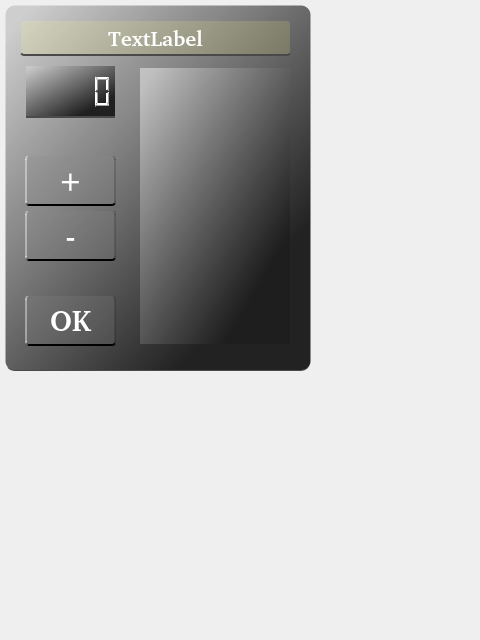
<?xml version="1.0" encoding="UTF-8"?>
<ui version="4.0">
 <class>Form</class>
 <widget class="QWidget" name="Form">
  <property name="geometry">
   <rect>
    <x>0</x>
    <y>0</y>
    <width>480</width>
    <height>640</height>
   </rect>
  </property>
  <property name="windowTitle">
   <string>Form</string>
  </property>
  <widget class="QFrame" name="kvOffsetModifyForm">
   <property name="geometry">
    <rect>
     <x>5</x>
     <y>5</y>
     <width>306</width>
     <height>366</height>
    </rect>
   </property>
   <property name="styleSheet">
    <string notr="true">color: rgb(255, 255, 255);
background-image:url(/transparent.png);
background-color: qlineargradient(spread:pad, x1:0.75, y1:0.824, x2:0.037, y2:0.05, stop:0 rgba(30,30,30, 250), stop:1 rgba(200, 200, 200, 220));
border: 1px solid  rgb(74, 74, 74);
border-radius:10px;
border-right-color: rgba(255, 255, 153,0);
border-left-color: rgba(255, 255, 153,0);
border-top-color: rgba(255, 255, 153,0);
</string>
   </property>
   <property name="frameShape">
    <enum>QFrame::StyledPanel</enum>
   </property>
   <property name="frameShadow">
    <enum>QFrame::Raised</enum>
   </property>
   <widget class="QLabel" name="testo">
    <property name="geometry">
     <rect>
      <x>15</x>
      <y>15</y>
      <width>271</width>
      <height>36</height>
     </rect>
    </property>
    <property name="font">
     <font>
      <family>Bitstream Charter</family>
      <pointsize>16</pointsize>
      <weight>75</weight>
      <bold>true</bold>
     </font>
    </property>
    <property name="styleSheet">
     <string notr="true">color: rgb(255, 255, 255);
background-image:url(/transparent.png);
background-color: rgba(255, 251, 123,40);
border: 2px solid  rgb(74, 74, 74);
border-radius:4px;
border-right-color: rgba(255, 255, 153,0);
border-left-color: rgba(255, 255, 153,0);
border-top-color: rgba(255, 255, 153,0);
</string>
    </property>
    <property name="text">
     <string notr="true">TextLabel</string>
    </property>
    <property name="alignment">
     <set>Qt::AlignCenter</set>
    </property>
   </widget>
   <widget class="QLCDNumber" name="display">
    <property name="geometry">
     <rect>
      <x>20</x>
      <y>60</y>
      <width>91</width>
      <height>53</height>
     </rect>
    </property>
    <property name="styleSheet">
     <string notr="true">color: rgb(255, 255, 255);
background-image:url(/transparent.png);
background-color: qrgba(0, 0, 0, 100);
border: 2px solid  rgb(74, 74, 74);
border-radius:1px;
border-right-color: rgba(255, 255, 153,0);
border-left-color: rgba(255, 255, 153,0);
border-top-color: rgba(255, 255, 153,0);
</string>
    </property>
   </widget>
   <widget class="QPushButton" name="pushDecButton">
    <property name="geometry">
     <rect>
      <x>20</x>
      <y>205</y>
      <width>91</width>
      <height>51</height>
     </rect>
    </property>
    <property name="font">
     <font>
      <family>Bitstream Charter</family>
      <pointsize>22</pointsize>
      <weight>75</weight>
      <italic>false</italic>
      <bold>true</bold>
     </font>
    </property>
    <property name="styleSheet">
     <string notr="true">color: rgb(255, 255, 255);
background-image:url(/transparent.png);
background-color: rgba(139, 139, 139, 50);
border: 2px solid  rgb(0, 0, 0);
border-radius:4px;
border-right-color: rgba(0, 0, 0,40);
border-left-color: rgba(255, 255, 255,100);
border-top-color: rgba(255, 255, 153,0);
</string>
    </property>
    <property name="text">
     <string notr="true">-</string>
    </property>
    <property name="autoRepeat">
     <bool>true</bool>
    </property>
    <property name="autoRepeatDelay">
     <number>1000</number>
    </property>
    <property name="autoRepeatInterval">
     <number>500</number>
    </property>
   </widget>
   <widget class="QPushButton" name="pushIncButton">
    <property name="geometry">
     <rect>
      <x>20</x>
      <y>150</y>
      <width>91</width>
      <height>51</height>
     </rect>
    </property>
    <property name="font">
     <font>
      <family>Bitstream Charter</family>
      <pointsize>22</pointsize>
      <weight>75</weight>
      <italic>false</italic>
      <bold>true</bold>
     </font>
    </property>
    <property name="styleSheet">
     <string notr="true">color: rgb(255, 255, 255);
background-image:url(/transparent.png);
background-color: rgba(139, 139, 139, 50);
border: 2px solid  rgb(0, 0, 0);
border-radius:4px;
border-right-color: rgba(0, 0, 0,40);
border-left-color: rgba(255, 255, 255,100);
border-top-color: rgba(255, 255, 153,0);
</string>
    </property>
    <property name="text">
     <string notr="true">+</string>
    </property>
    <property name="autoRepeat">
     <bool>true</bool>
    </property>
    <property name="autoRepeatDelay">
     <number>1000</number>
    </property>
    <property name="autoRepeatInterval">
     <number>500</number>
    </property>
   </widget>
   <widget class="QPushButton" name="pushOkButt">
    <property name="geometry">
     <rect>
      <x>20</x>
      <y>290</y>
      <width>91</width>
      <height>51</height>
     </rect>
    </property>
    <property name="font">
     <font>
      <family>Bitstream Charter</family>
      <pointsize>22</pointsize>
      <weight>75</weight>
      <italic>false</italic>
      <bold>true</bold>
     </font>
    </property>
    <property name="styleSheet">
     <string notr="true">color: rgb(255, 255, 255);
background-image:url(/transparent.png);
background-color: rgba(139, 139, 139, 50);
border: 2px solid  rgb(0, 0, 0);
border-radius:4px;
border-right-color: rgba(0, 0, 0,40);
border-left-color: rgba(255, 255, 255,100);
border-top-color: rgba(255, 255, 153,0);
</string>
    </property>
    <property name="text">
     <string notr="true">OK</string>
    </property>
   </widget>
   <widget class="QLabel" name="quadro">
    <property name="geometry">
     <rect>
      <x>135</x>
      <y>63</y>
      <width>150</width>
      <height>276</height>
     </rect>
    </property>
    <property name="styleSheet">
     <string notr="true">background:url(:/kv_quadro.png);
border:0px;
border-radius:0px;
</string>
    </property>
    <property name="text">
     <string notr="true"/>
    </property>
   </widget>
   <zorder>testo</zorder>
   <zorder>display</zorder>
   <zorder>pushDecButton</zorder>
   <zorder>pushIncButton</zorder>
   <zorder>pushOkButt</zorder>
   <zorder>quadro</zorder>
   <zorder>frameSetupDgn</zorder>
  </widget>
 </widget>
 <resources/>
 <connections/>
</ui>
